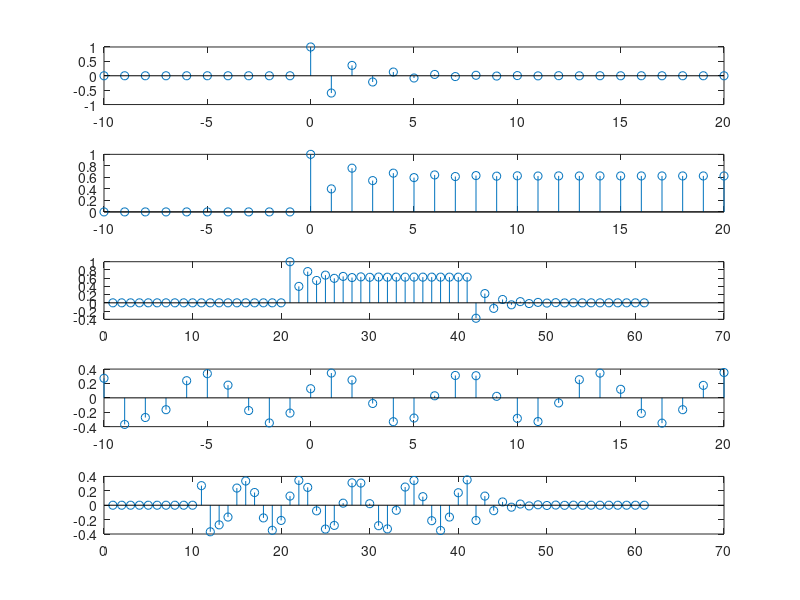

Write MATLAB code to recreate this figure. (Note: this script raises an error after producing the figure.)
clc;
clearvars;

a = [1 0.6];
b = [1 0];

n = -10:20;

u = [(n)>=0];
r = n .* (n>=0);
s = 0.5 * sin(n);
i = [n==0];

x = 0.5 .* u;
impulse_response = filter(b,a,i);
step_response = filter(b,a,u);
sinusoidal_response = filter(b,a, s);

subplot(5,1,1)
stem(n,impulse_response);

subplot(5,1,2)
stem(n,step_response);
%verification 1
step_response_verified = conv(impulse_response, u);
subplot(5,1,3)
stem(step_response_verified)

subplot(5,1,4)
stem(n,sinusoidal_response);
%verification 2
sinusoidal_response_verified = conv(impulse_response, s);
subplot(5,1,5)
stem(sinusoidal_response_verified)

fig= gcf
WinOnTop(fig, true);
